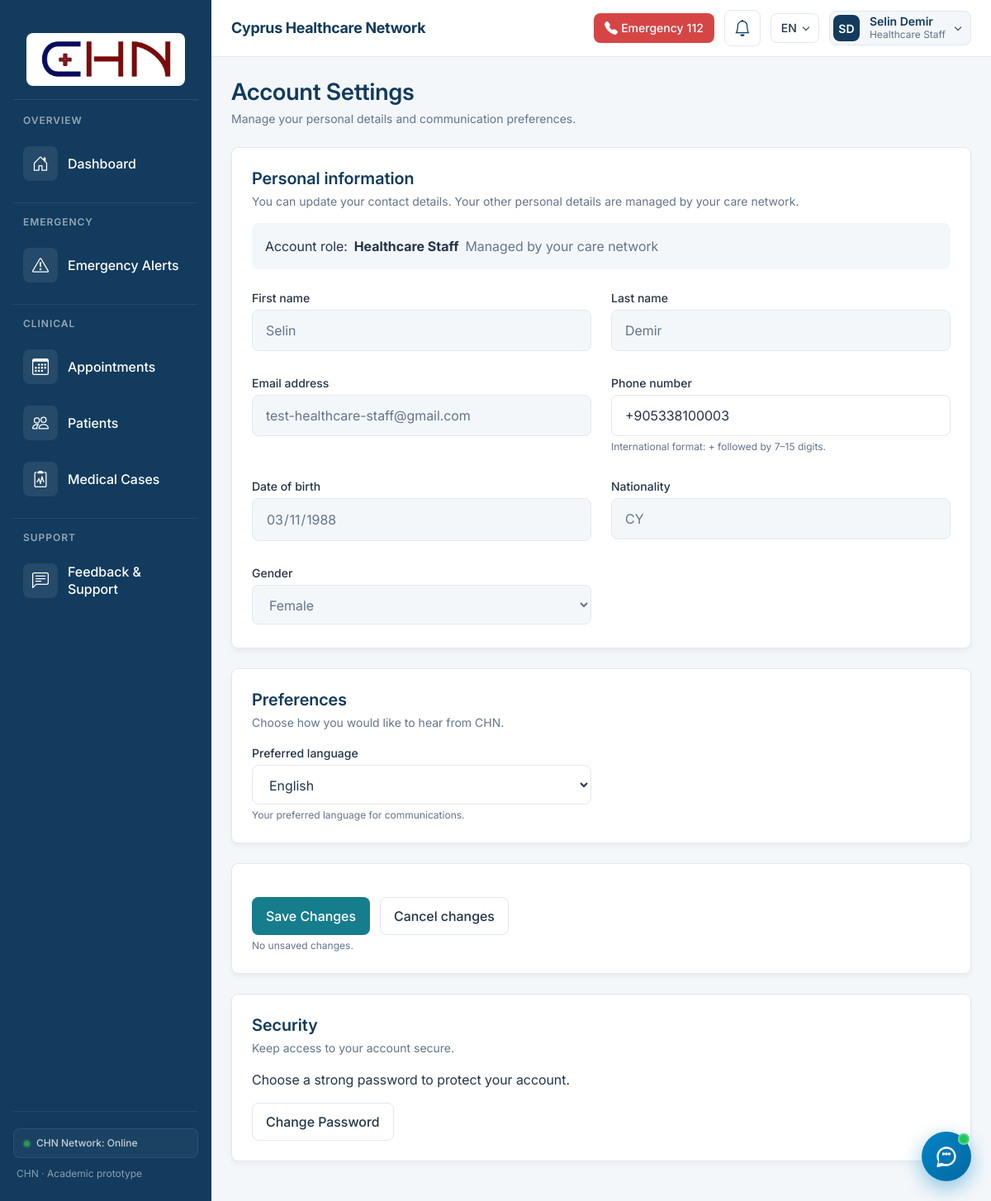
The page /pages/account-settings.php (signed in) on the database its author committed.
### tables this page shows
CREATE TABLE `user` (
  `user_id` INT NOT NULL AUTO_INCREMENT,
  `email` VARCHAR(255) NOT NULL,
  `password` VARCHAR(255) NOT NULL,  
  `role` ENUM('patient','doctor','healthcare_staff','admin') NOT NULL DEFAULT 'patient',
  `name` VARCHAR(255) NOT NULL,
  `surname` VARCHAR(255) NOT NULL,
  `gender` VARCHAR(255) NULL,
  `birth_date` DATE NULL,
  `nationality` CHAR(2) NULL,
  `national_id` VARCHAR(50) NULL,
  `phone` VARCHAR(16) NULL,
  `verify` TINYINT(1) NOT NULL DEFAULT 0,
  `verify_token` VARCHAR(64) NULL,
  `failed_attempts` TINYINT UNSIGNED NOT NULL DEFAULT 0,
  `locked_until` DATETIME NULL,
  `created_at` DATETIME NOT NULL DEFAULT CURRENT_TIMESTAMP,
  PRIMARY KEY (`user_id`),
  UNIQUE KEY `uq_user_email` (`email`),
  KEY `idx_user_verify_token` (`verify_token`)
);

### pages/account-settings.php (the view, shortened to what the rows shown need)
<?php
$chnProjectRoot = dirname(__DIR__);
require_once $chnProjectRoot . '/backend/auth.php';
require_once $chnProjectRoot . '/include/i18n.php';
$sessionUser = requireRole(['patient', 'doctor', 'healthcare_staff', 'admin'], false);
$accountRole = $sessionUser['role'];
try {
    $pdo = chnGetPdo();
    $stmt = $pdo->prepare(
        'SELECT u.user_id, u.email, u.role, u.name, u.surname, u.gender,
                u.birth_date, u.nationality, u.phone, p.full_address
         FROM `user` u
         LEFT JOIN `patient` p ON p.user_id = u.user_id
         WHERE u.user_id = :user_id
         LIMIT 1'
    );
    $stmt->execute([':user_id' => $sessionUser['user_id']]);
    $dbUser = $stmt->fetch();
} catch (Throwable $e) {
    chnLogError('Account settings load error: ' . $e->getMessage());
    $dbUser = false;
}
$account = [
    'name' => (string) ($dbUser['name'] ?? ''),
    'surname' => (string) ($dbUser['surname'] ?? ''),
    'email' => (string) ($dbUser['email'] ?? ''),
    'phone' => (string) ($dbUser['phone'] ?? ''),
    'birth_date' => (string) ($dbUser['birth_date'] ?? ''),
    'nationality' => (string) ($dbUser['nationality'] ?? ''),
    'gender' => $dbUser['gender'] !== null && $dbUser['gender'] !== '' ? (string) $dbUser['gender'] : 'not_specified',
    'full_address' => (string) ($dbUser['full_address'] ?? ''),
];
$accountCanManageSettings = $accountRole === 'admin';
$accountReadOnlyFields = $accountCanManageSettings ? [] : ['name', 'surname', 'email', 'birth_date', 'nationality'];
$accountGenderOptions = ['female' => t('account.gender_female'), 'male' => t('account.gender_male')];
function accountEscape($value): string
{
    return htmlspecialchars((string) $value, ENT_QUOTES | ENT_SUBSTITUTE, 'UTF-8');
}
$chnUserName = trim($account['name'] . ' ' . $account['surname']);
require $chnProjectRoot . '/include/left-sidebar.php';
require $chnProjectRoot . '/include/top-bar.php';
$accountShell = ob_get_clean();
$updateEndpoint = $chnBaseUrl . 'backend/update_account_settings.php';
?>
<!doctype html>
<html lang="<?= accountEscape(chnLang()) ?>">
<head>
    <link rel="stylesheet" href="<?= accountEscape($chnBaseUrl . 'css/style.css?v=' . filemtime($chnProjectRoot . '/css/style.css')) ?>">
    <link rel="stylesheet" href="<?= accountEscape($chnBaseUrl . 'css/account-settings.css?v=' . filemtime($chnProjectRoot . '/css/account-settings.css')) ?>">
</head>
<body>
<?= $accountShell ?>
<main class="content account-settings" id="main-content" tabindex="-1">
<div class="content__inner">
    <header class="page-header">
        <div>
            <h1 class="page-header__title"><?= te('account.page_title') ?></h1>
        </div>
    </header>
    <form id="account-form" method="post" action="<?= accountEscape($updateEndpoint) ?>"
          data-update-url="<?= accountEscape($updateEndpoint) ?>"
          novalidate onsubmit="return false"
          data-messages="<?= chnJsMessages([
              'unsaved' => 'account.unsaved',
              'noUnsaved' => 'account.no_unsaved',
              'required' => 'account.field_required',
              'maxChars' => 'account.max_chars',
              'email' => 'account.email_invalid',
              'emailExists' => 'account.email_exists',
              'phone' => 'account.phone_invalid',
              'nationality' => 'account.nationality_invalid',
              'birthDate' => 'account.birth_date_hint',
              'addressInvalid' => 'account.address_invalid',
              'invalidChars' => 'account.invalid_chars',
              'review' => 'account.review_fields',
              'validated' => 'account.validated',
              'saveError' => 'account.save_error',
              'cancelled' => 'account.cancelled',
              'passwordShort' => 'account.password_short',
              'passwordMismatch' => 'account.password_mismatch',
              'passwordPassed' => 'account.password_passed',
              'passwordError' => 'account.password_error',
          ]) ?>">
        <section class="card account-settings__section" aria-labelledby="personal-title">
            <header class="card__header">
                <div>
                    <h2 class="card__title" id="personal-title"><?= te('account.personal_title') ?></h2>
                </div>
            </header>
            <div class="account-settings__grid">
                <?php
                $personalFields = [
                    'name' => [t('register.first_name'), 'text', 'given-name'],
                    'surname' => [t('register.last_name'), 'text', 'family-name'],
                    'email' => [t('auth.email'), 'email', 'email'],
                    'phone' => [t('register.phone'), 'tel', 'tel'],
                    'birth_date' => [t('register.birth_date'), 'date', 'bday'],
                    'nationality' => [t('register.nationality'), 'text', 'country'],
                ];
                foreach ($personalFields as $field => $config):
                    $accountReadOnly = in_array($field, $accountReadOnlyFields, true);
                    $isRequired = $accountCanManageSettings && in_array($field, ['name', 'surname', 'email'], true);
                ?>
                <div class="account-settings__field">
                    <label class="form-label" for="account-<?= $field ?>"><?= accountEscape($config[0]) ?><?= $isRequired ? ' *' : '' ?></label>
                    <input class="form-control" id="account-<?= $field ?>" name="<?= $field ?>" type="<?= $config[1] ?>"
                           autocomplete="<?= $config[2] ?>"
                           <?= $accountReadOnly ? 'readonly aria-readonly="true"' : '' ?>
                           value="<?= accountEscape($account[$field]) ?>"
                           <?= $isRequired ? 'required' : '' ?>
                           <?= $field === 'phone' ? 'maxlength="16" inputmode="tel"' : ($field === 'nationality' ? 'maxlength="2" pattern="[A-Za-z]{2}"' : (in_array($field, ['name', 'surname', 'email'], true) ? 'maxlength="255"' : '')) ?>
                           aria-describedby="account-<?= $field ?>-help account-<?= $field ?>-error">
                    <p class="form-hint" id="account-<?= $field ?>-help" <?= $accountReadOnly ? 'hidden' : '' ?>><?php if ($accountReadOnly): ?><?php elseif ($field === 'phone'): ?><?= te('account.phone_hint') ?><?php elseif ($field === 'nationality'): ?><?= te('account.nationality_hint') ?><?php elseif ($field === 'birth_date'): ?><?= te('account.birth_date_hint') ?><?php elseif ($field === 'email'): ?><?= te('account.email_hint') ?><?php else: ?><?= te('account.name_hint') ?><?php endif; ?></p>
                </div>
                <?php endforeach; ?>
                <div class="account-settings__field">
                    <label class="form-label" for="account-gender"><?= te('account.gender') ?></label>
                    <select class="form-control" id="account-gender" name="gender" <?= !$accountCanManageSettings ? 'disabled aria-disabled="true"' : '' ?> aria-describedby="account-gender-help">
                        <?php foreach ($accountGenderOptions as $value => $label): ?>
                            <option value="<?= accountEscape($value) ?>" <?= $account['gender'] === $value ? 'selected' : '' ?>><?= accountEscape($label) ?></option>
                        <?php endforeach; ?>
                    </select>
                </div>
            </div>
        </section>
        <section class="card account-settings__section" aria-labelledby="preferences-title">
            <header class="card__header">
                <div>
                    <h2 class="card__title" id="preferences-title"><?= te('account.preferences_title') ?></h2>
                </div>
            </header>
        </section>
    </form>
    <section class="card account-settings__section" aria-labelledby="security-title">
        <header class="card__header">
            <div>
                <h2 class="card__title" id="security-title"><?= te('account.security_title') ?></h2>
            </div>
        </header>
    </section>
</div>
</main>
</body>
</html>

### include/top-bar.php (shortened to what the rows shown need)
<?php
require_once __DIR__ . '/i18n.php';
$chnSessionActive = session_status() === PHP_SESSION_ACTIVE;
$chnResolvedName = (isset($chnUserName) && trim((string) $chnUserName) !== '')
    ? trim((string) $chnUserName)
    : ($chnSessionActive
        ? ($_SESSION['user_name'] ?? $_SESSION['full_name'] ?? $_SESSION['name'] ?? 'Patient User')
        : 'Patient User');
$chnResolvedRole = (isset($chnUserRole) && trim((string) $chnUserRole) !== '')
    ? trim((string) $chnUserRole)
    : ($chnSessionActive
        ? ($_SESSION['user_role'] ?? $_SESSION['role'] ?? 'Patient')
        : 'Patient');
$chnAccountLinkRole = str_replace([' ', '-'], '_', strtolower(trim((string) $chnResolvedRole)));
foreach (['patient', 'doctor', 'healthcare_staff', 'admin'] as $chnRoleKey) {
    if ($chnAccountLinkRole === $chnRoleKey || (string) $chnResolvedRole === t('role.' . $chnRoleKey)) {
        $chnAccountLinkRole = $chnRoleKey;
        $chnResolvedRole = t('role.' . $chnRoleKey);
        break;
    }
}
$chnEscapedName = htmlspecialchars((string) $chnResolvedName, ENT_QUOTES, 'UTF-8');
$chnEscapedRole = htmlspecialchars((string) $chnResolvedRole, ENT_QUOTES, 'UTF-8');
?>
<header class="topbar" aria-label="<?= te('topbar.label') ?>">
    <div class="topbar__actions">
        <div class="topbar__dropdown" id="chn-user-dropdown" data-dropdown>
            <button type="button" class="topbar__user"
                    id="chn-user-toggle" data-dropdown-toggle
                    aria-haspopup="true" aria-expanded="false"
                    aria-controls="chn-user-menu"
                    aria-label="<?= te('topbar.account_menu', ['name' => (string) $chnResolvedName]) ?>">
                <span class="topbar__user-info">
                    <span class="topbar__user-name"><?= $chnEscapedName ?></span>
                    <span class="topbar__user-role"><?= $chnEscapedRole ?></span>
                </span>
            </button>
        </div>
    </div>
</header>

### rows shown on the page
user: chnEscapedName "Selin Demir", name "Selin", surname "Demir", email "test-healthcare-staff@gmail.com", phone "+905338100003", birth_date "03/11/1988", nationality "CY", gender "Female"

### other values the page prints
te('sidebar.group_' . $chnGroup) "OVERVIEW"
$chnLabel "Dashboard"
te('sidebar.group_' . $chnGroup) "EMERGENCY"
$chnLabel "Emergency Alerts"
te('sidebar.group_' . $chnGroup) "CLINICAL"
$chnLabel "Appointments"
$chnLabel "Patients"
$chnLabel "Medical Cases"
te('sidebar.group_' . $chnGroup) "SUPPORT"
$chnLabel "Feedback & Support"
te('sidebar.status_online') "CHN Network: Online"
te('sidebar.footer') "CHN · Academic prototype"
te('common.emergency') "Emergency"
$chnLanguages[$chnActiveLang]['code'] "EN"
$chnEscapedInitials "SD"
